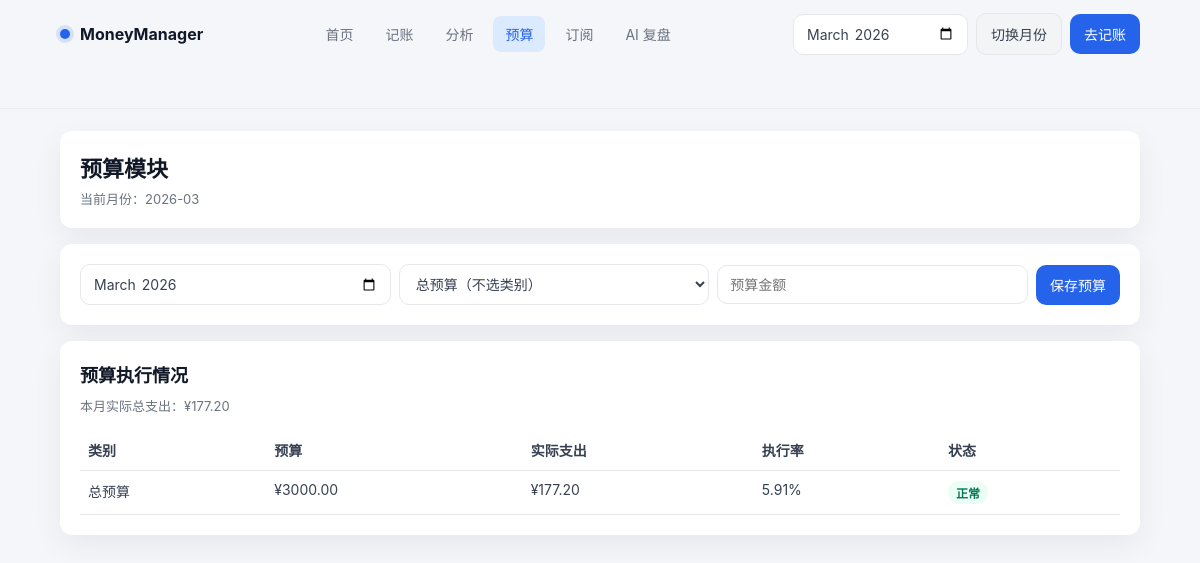
Page /budget on the committed database.
### tables this page shows
CREATE TABLE budgets (
                id INTEGER PRIMARY KEY AUTOINCREMENT,
                month TEXT NOT NULL,
                category_main TEXT,
                budget_amount REAL NOT NULL
            );

### app.py (the view, shortened to what this page needs)
    @app.route("/budget", methods=["GET", "POST"])
    def budget_page():
        month = request.values.get("month") or date.today().strftime("%Y-%m")
        success = request.args.get("success")
        budget_data = get_budget_execution(month)
        return render_template(
            "budget.html",
            active_page="budget",
            month=month,
            success=success,
            category_options=CATEGORY_OPTIONS,
            budget_data=budget_data,
        )

### database.py (called while the page is built, shortened)
def get_connection() -> sqlite3.Connection:
    conn = sqlite3.connect(DB_PATH)
    conn.row_factory = sqlite3.Row
    return conn

def process_due_subscription_charges(target_date: str | None = None) -> dict:
    billing_day = _parse_date(target_date) if target_date else date.today()
    if not billing_day:
        billing_day = date.today()
    created_transactions = 0
    updated_subscriptions = 0
    with get_connection() as conn:
        rows = conn.execute(
            """
            SELECT
                id,
                name,
                amount,
                cycle,
                next_billing_date,
                category,
                payment_method
            FROM subscriptions
            ORDER BY id ASC
            """
        ).fetchall()
        conn.commit()
    return {
        "processed_date": billing_day.isoformat(),
        "created_transactions": created_transactions,
        "updated_subscriptions": updated_subscriptions,
    }

def get_month_expense_by_category(month: str) -> dict[str, float]:
    with get_connection() as conn:
        rows = conn.execute(
            """
            SELECT category_main, ROUND(SUM(amount), 2) AS expense_amount
            FROM transactions
            WHERE type = 'expense' AND substr(date, 1, 7) = ?
            GROUP BY category_main
            """,
            (month,),
        ).fetchall()
    return {row["category_main"]: float(row["expense_amount"] or 0) for row in rows}

### templates/budget.html (shortened to what this page needs)
<!doctype html>
<html lang="zh-CN">
  <head>
    <link rel="stylesheet" href="{{ url_for('static', filename='css/app.css') }}" />
  </head>
  <body>
    <header class="top-nav app-shell">
      <div class="top-nav-inner">
        <a class="brand" href="/">
          <span class="brand-dot"></span>
          <span>MoneyManager</span>
        </a>
        <nav class="nav-links">
          <a class="nav-link {{ 'active' if active_page == 'index' else '' }}" href="/">首页</a>
          <a class="nav-link {{ 'active' if active_page == 'add' else '' }}" href="/add">记账</a>
          <a class="nav-link {{ 'active' if active_page == 'analysis' else '' }}" href="/analysis">分析</a>
          <a class="nav-link {{ 'active' if active_page == 'budget' else '' }}" href="/budget">预算</a>
          <a class="nav-link {{ 'active' if active_page == 'subscriptions' else '' }}" href="/subscriptions">订阅</a>
          <a class="nav-link {{ 'active' if active_page == 'ai' else '' }}" href="/ai">AI 复盘</a>
        </nav>
        <div class="nav-actions">
          <form method="get" action="/budget" class="toolbar">
            <input type="month" name="month" value="{{ month }}" />
            <button class="btn-secondary" type="submit">切换月份</button>
          </form>
          <a class="btn" href="/add">去记账</a>
        </div>
      </div>
    </header>
    <main class="app-shell">
      <div class="page">
      <section class="panel">
        <h1 class="page-title">预算模块</h1>
        <div class="page-subtitle">当前月份：{{ month }}</div>
      </section>
      <section class="panel">
        <form method="post" action="/budget" class="toolbar" style="display: grid; grid-template-columns: 1fr 1fr 1fr auto;">
          <input type="month" name="month" value="{{ month }}" required />
          <select name="category_main">
            <option value="">总预算（不选类别）</option>
          </select>
          <input type="number" step="0.01" min="0.01" name="budget_amount" placeholder="预算金额" required />
          <button class="btn" type="submit">保存预算</button>
        </form>
      </section>
      <section class="panel">
        <h2 class="page-title" style="font-size: 18px;">预算执行情况</h2>
        <p class="helper-text">本月实际总支出：¥{{ '%.2f'|format(budget_data.total_expense) }}</p>
        {% if budget_data['items'] %}
        <div class="table-wrap">
        <table>
          <thead>
            <tr>
              <th>类别</th>
              <th>预算</th>
              <th>实际支出</th>
              <th>执行率</th>
              <th>状态</th>
            </tr>
          </thead>
          <tbody>
            {% for item in budget_data['items'] %}
            <tr>
              <td>{{ item.category_main if item.category_main else '总预算' }}</td>
              <td>¥{{ '%.2f'|format(item.budget_amount) }}</td>
              <td>¥{{ '%.2f'|format(item.actual_expense) }}</td>
              <td>{{ '%.2f'|format(item.execution_rate) }}%</td>
              <td>
                {% if item.status == '正常' %}
                <span class="badge ok">正常</span>
                {% elif item.status == '接近' %}
                <span class="badge warn">接近</span>
                {% else %}
                <span class="badge danger">超支</span>
                {% endif %}
              </td>
            </tr>
            {% endfor %}
          </tbody>
        </table>
        </div>
        {% else %}
        <p class="helper-text">暂无预算记录，请先新增一条预算。</p>
        {% endif %}
      </section>
      </div>
    </main>
  </body>
</html>

### static/css/app.css (style rules this page uses)
:root { --primary: #2563EB; --text-strong: #111827; --text: #374151; --text-muted: #6B7280; --text-weak: #9CA3AF; --bg: #F5F6FA; --card: #FFFFFF; --success: #10B981; --warning: #F59E0B; --danger: #EF4444; --border: #E5E7EB; --shadow: 0 10px 30px rgba(15, 23, 42, 0.06); }
* { box-sizing: border-box; }
body { margin: 0; color: var(--text); background: var(--bg); font-family: -apple-system, BlinkMacSystemFont, "SF Pro SC", "PingFang SC", "Microsoft YaHei", sans-serif; }
a { color: inherit; text-decoration: none; }
.app-shell { padding-inline: max(24px, 5vw); padding-bottom: 40px; }
.top-nav { position: sticky; top: 0; z-index: 20; background: rgba(245, 246, 250, 0.86); backdrop-filter: blur(8px); border-bottom: 1px solid rgba(229, 231, 235, 0.7); }
.top-nav-inner { max-width: 1280px; margin: 0 auto; min-height: 68px; display: grid; grid-template-columns: auto 1fr auto; align-items: center; gap: 20px; }
.brand { display: inline-flex; align-items: center; gap: 10px; font-weight: 700; color: var(--text-strong); }
.brand-dot { width: 10px; height: 10px; border-radius: 999px; background: var(--primary); box-shadow: 0 0 0 4px rgba(37, 99, 235, 0.15); }
.nav-links { display: inline-flex; justify-content: center; flex-wrap: wrap; gap: 8px; }
.nav-link { padding: 8px 12px; border-radius: 8px; color: var(--text-muted); font-size: 14px; transition: all 220ms ease; }
.nav-link.active { color: var(--primary); background: #DBEAFE; }
.nav-actions { display: inline-flex; align-items: center; gap: 8px; }
.page { max-width: 1280px; margin: 22px auto 0; display: grid; gap: 16px; }
.panel { background: var(--card); border-radius: 12px; box-shadow: var(--shadow); padding: 20px; }
.page-title { margin: 0; color: var(--text-strong); font-size: 22px; font-weight: 700; }
.page-subtitle { color: var(--text-muted); font-size: 13px; margin-top: 6px; }
.btn, .btn-secondary, button, select, input, textarea { font-family: inherit; font-size: 14px; }
.btn, .btn-secondary, button { display: inline-flex; align-items: center; justify-content: center; border: none; border-radius: 10px; padding: 10px 14px; transition: all 220ms ease; cursor: pointer; }
.btn { background: var(--primary); color: #fff; }
.btn-secondary { background: #F3F4F6; color: var(--text); border: 1px solid var(--border); }
input, select, textarea { border: 1px solid var(--border); border-radius: 10px; padding: 10px 12px; color: var(--text); background: #fff; outline: none; transition: all 220ms ease; }
.helper-text { color: var(--text-muted); font-size: 13px; line-height: 1.7; margin-top: 8px; }
.toolbar { display: flex; gap: 8px; flex-wrap: wrap; align-items: center; }
.table-wrap { overflow: auto; }
table { width: 100%; border-collapse: collapse; font-size: 14px; }
th, td { text-align: left; padding: 10px 8px; border-bottom: 1px solid var(--border); vertical-align: top; }
tbody tr { transition: background 220ms ease; }
.badge { display: inline-flex; align-items: center; font-size: 12px; padding: 3px 8px; border-radius: 999px; font-weight: 600; }
.badge.ok { background: #ECFDF5; color: #047857; }

### rows in the picture
budgets: category_main "总预算", budget_amount "3000.00", actual_expense "177.20", execution_rate "5.91"

### other values in the picture
{{ month }} "2026-03"
{{ '%.2f'|format(budget_data.total_expense) }} "177.20"
